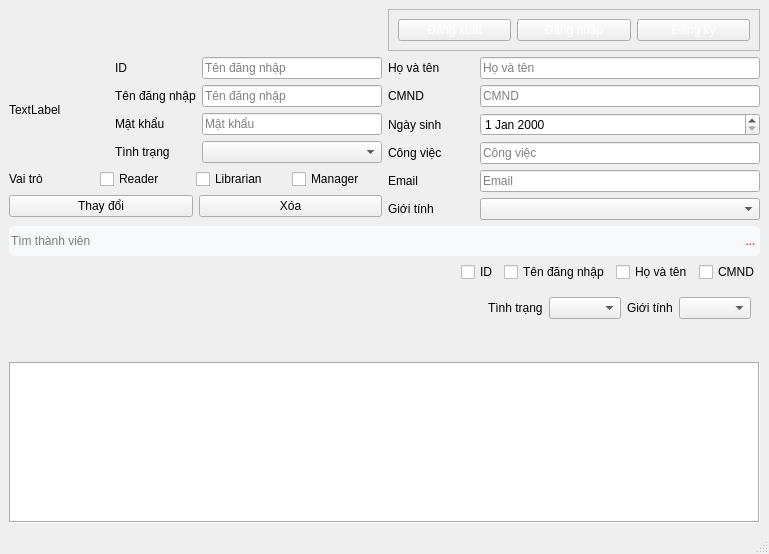
<?xml version="1.0" encoding="UTF-8"?>
<ui version="4.0">
 <class>ManagerGUI</class>
 <widget class="QMainWindow" name="ManagerGUI">
  <property name="geometry">
   <rect>
    <x>0</x>
    <y>0</y>
    <width>769</width>
    <height>554</height>
   </rect>
  </property>
  <property name="windowTitle">
   <string>MainWindow</string>
  </property>
  <widget class="QWidget" name="centralwidget">
   <layout class="QVBoxLayout" name="verticalLayout_6">
    <item>
     <layout class="QVBoxLayout" name="verticalLayout_5">
      <item>
       <layout class="QHBoxLayout" name="horizontalLayout_2">
        <item>
         <widget class="QFrame" name="thongTinDangNhap">
          <property name="styleSheet">
           <string notr="true"/>
          </property>
          <property name="frameShape">
           <enum>QFrame::NoFrame</enum>
          </property>
          <property name="frameShadow">
           <enum>QFrame::Raised</enum>
          </property>
          <layout class="QHBoxLayout" name="horizontalLayout">
           <item>
            <widget class="QPushButton" name="username">
             <property name="styleSheet">
              <string notr="true">color: white;</string>
             </property>
             <property name="text">
              <string/>
             </property>
             <property name="flat">
              <bool>true</bool>
             </property>
            </widget>
           </item>
          </layout>
         </widget>
        </item>
        <item>
         <widget class="QFrame" name="dangFrame">
          <property name="styleSheet">
           <string notr="true">color: white;</string>
          </property>
          <property name="frameShape">
           <enum>QFrame::StyledPanel</enum>
          </property>
          <property name="frameShadow">
           <enum>QFrame::Raised</enum>
          </property>
          <layout class="QHBoxLayout" name="horizontalLayout_3">
           <item>
            <widget class="QPushButton" name="dangXuatButton">
             <property name="autoFillBackground">
              <bool>false</bool>
             </property>
             <property name="styleSheet">
              <string notr="true"/>
             </property>
             <property name="text">
              <string>Đăng xuất</string>
             </property>
             <property name="flat">
              <bool>false</bool>
             </property>
            </widget>
           </item>
           <item>
            <widget class="QPushButton" name="dangNhapButton">
             <property name="autoFillBackground">
              <bool>false</bool>
             </property>
             <property name="styleSheet">
              <string notr="true"/>
             </property>
             <property name="text">
              <string>Đăng nhập</string>
             </property>
             <property name="flat">
              <bool>false</bool>
             </property>
            </widget>
           </item>
           <item>
            <widget class="QPushButton" name="dangKyButton">
             <property name="autoFillBackground">
              <bool>false</bool>
             </property>
             <property name="styleSheet">
              <string notr="true"/>
             </property>
             <property name="text">
              <string>Đăng ký</string>
             </property>
             <property name="flat">
              <bool>false</bool>
             </property>
            </widget>
           </item>
          </layout>
         </widget>
        </item>
       </layout>
      </item>
      <item>
       <layout class="QHBoxLayout" name="horizontalLayout_5">
        <item>
         <layout class="QVBoxLayout" name="verticalLayout_4">
          <item>
           <layout class="QVBoxLayout" name="verticalLayout">
            <item>
             <layout class="QHBoxLayout" name="horizontalLayout_15">
              <property name="bottomMargin">
               <number>0</number>
              </property>
              <item>
               <widget class="QLabel" name="label_12">
                <property name="sizePolicy">
                 <sizepolicy hsizetype="Fixed" vsizetype="Fixed">
                  <horstretch>0</horstretch>
                  <verstretch>0</verstretch>
                 </sizepolicy>
                </property>
                <property name="minimumSize">
                 <size>
                  <width>100</width>
                  <height>100</height>
                 </size>
                </property>
                <property name="text">
                 <string>TextLabel</string>
                </property>
               </widget>
              </item>
              <item>
               <layout class="QVBoxLayout" name="verticalLayout_7">
                <property name="bottomMargin">
                 <number>0</number>
                </property>
                <item>
                 <layout class="QHBoxLayout" name="horizontalLayout_14">
                  <property name="bottomMargin">
                   <number>0</number>
                  </property>
                  <item>
                   <widget class="QLabel" name="label_11">
                    <property name="text">
                     <string>ID</string>
                    </property>
                   </widget>
                  </item>
                  <item>
                   <spacer name="horizontalSpacer_11">
                    <property name="orientation">
                     <enum>Qt::Horizontal</enum>
                    </property>
                    <property name="sizeHint" stdset="0">
                     <size>
                      <width>0</width>
                      <height>20</height>
                     </size>
                    </property>
                   </spacer>
                  </item>
                  <item>
                   <widget class="QLineEdit" name="id">
                    <property name="sizePolicy">
                     <sizepolicy hsizetype="Fixed" vsizetype="Fixed">
                      <horstretch>0</horstretch>
                      <verstretch>0</verstretch>
                     </sizepolicy>
                    </property>
                    <property name="minimumSize">
                     <size>
                      <width>180</width>
                      <height>0</height>
                     </size>
                    </property>
                    <property name="placeholderText">
                     <string>Tên đăng nhập</string>
                    </property>
                   </widget>
                  </item>
                 </layout>
                </item>
                <item>
                 <layout class="QHBoxLayout" name="horizontalLayout_7">
                  <property name="bottomMargin">
                   <number>0</number>
                  </property>
                  <item>
                   <widget class="QLabel" name="label">
                    <property name="text">
                     <string>Tên đăng nhập</string>
                    </property>
                   </widget>
                  </item>
                  <item>
                   <spacer name="horizontalSpacer_2">
                    <property name="orientation">
                     <enum>Qt::Horizontal</enum>
                    </property>
                    <property name="sizeHint" stdset="0">
                     <size>
                      <width>0</width>
                      <height>20</height>
                     </size>
                    </property>
                   </spacer>
                  </item>
                  <item>
                   <widget class="QLineEdit" name="tenDangNhap">
                    <property name="sizePolicy">
                     <sizepolicy hsizetype="Fixed" vsizetype="Fixed">
                      <horstretch>0</horstretch>
                      <verstretch>0</verstretch>
                     </sizepolicy>
                    </property>
                    <property name="minimumSize">
                     <size>
                      <width>180</width>
                      <height>0</height>
                     </size>
                    </property>
                    <property name="placeholderText">
                     <string>Tên đăng nhập</string>
                    </property>
                   </widget>
                  </item>
                 </layout>
                </item>
                <item>
                 <layout class="QHBoxLayout" name="horizontalLayout_9">
                  <property name="bottomMargin">
                   <number>0</number>
                  </property>
                  <item>
                   <widget class="QLabel" name="label_2">
                    <property name="text">
                     <string>Mật khẩu</string>
                    </property>
                   </widget>
                  </item>
                  <item>
                   <spacer name="horizontalSpacer_3">
                    <property name="orientation">
                     <enum>Qt::Horizontal</enum>
                    </property>
                    <property name="sizeHint" stdset="0">
                     <size>
                      <width>0</width>
                      <height>20</height>
                     </size>
                    </property>
                   </spacer>
                  </item>
                  <item>
                   <widget class="QLineEdit" name="matKhau">
                    <property name="sizePolicy">
                     <sizepolicy hsizetype="Fixed" vsizetype="Fixed">
                      <horstretch>0</horstretch>
                      <verstretch>0</verstretch>
                     </sizepolicy>
                    </property>
                    <property name="minimumSize">
                     <size>
                      <width>180</width>
                      <height>0</height>
                     </size>
                    </property>
                    <property name="text">
                     <string/>
                    </property>
                    <property name="placeholderText">
                     <string>Mật khẩu</string>
                    </property>
                   </widget>
                  </item>
                 </layout>
                </item>
                <item>
                 <layout class="QHBoxLayout" name="horizontalLayout_11">
                  <property name="bottomMargin">
                   <number>0</number>
                  </property>
                  <item>
                   <widget class="QLabel" name="label_4">
                    <property name="text">
                     <string>Tình trạng</string>
                    </property>
                   </widget>
                  </item>
                  <item>
                   <spacer name="horizontalSpacer_5">
                    <property name="orientation">
                     <enum>Qt::Horizontal</enum>
                    </property>
                    <property name="sizeHint" stdset="0">
                     <size>
                      <width>0</width>
                      <height>20</height>
                     </size>
                    </property>
                   </spacer>
                  </item>
                  <item>
                   <widget class="QComboBox" name="tinhTrang">
                    <property name="sizePolicy">
                     <sizepolicy hsizetype="Fixed" vsizetype="Fixed">
                      <horstretch>0</horstretch>
                      <verstretch>0</verstretch>
                     </sizepolicy>
                    </property>
                    <property name="minimumSize">
                     <size>
                      <width>180</width>
                      <height>0</height>
                     </size>
                    </property>
                   </widget>
                  </item>
                 </layout>
                </item>
               </layout>
              </item>
             </layout>
            </item>
           </layout>
          </item>
          <item>
           <layout class="QHBoxLayout" name="horizontalLayout_19">
            <property name="bottomMargin">
             <number>0</number>
            </property>
            <item>
             <widget class="QLabel" name="label_10">
              <property name="text">
               <string>Vai trò</string>
              </property>
             </widget>
            </item>
            <item>
             <spacer name="horizontalSpacer_12">
              <property name="orientation">
               <enum>Qt::Horizontal</enum>
              </property>
              <property name="sizeHint" stdset="0">
               <size>
                <width>0</width>
                <height>20</height>
               </size>
              </property>
             </spacer>
            </item>
            <item>
             <widget class="QCheckBox" name="reader">
              <property name="minimumSize">
               <size>
                <width>90</width>
                <height>0</height>
               </size>
              </property>
              <property name="text">
               <string>Reader</string>
              </property>
             </widget>
            </item>
            <item>
             <widget class="QCheckBox" name="librarian">
              <property name="minimumSize">
               <size>
                <width>90</width>
                <height>0</height>
               </size>
              </property>
              <property name="text">
               <string>Librarian</string>
              </property>
             </widget>
            </item>
            <item>
             <widget class="QCheckBox" name="manager">
              <property name="minimumSize">
               <size>
                <width>90</width>
                <height>0</height>
               </size>
              </property>
              <property name="text">
               <string>Manager</string>
              </property>
             </widget>
            </item>
           </layout>
          </item>
          <item>
           <layout class="QHBoxLayout" name="horizontalLayout_4">
            <item>
             <widget class="QPushButton" name="thayDoiButton">
              <property name="text">
               <string>Thay đổi</string>
              </property>
             </widget>
            </item>
            <item>
             <widget class="QPushButton" name="xoaButton">
              <property name="text">
               <string>Xóa</string>
              </property>
             </widget>
            </item>
           </layout>
          </item>
         </layout>
        </item>
        <item>
         <layout class="QVBoxLayout" name="verticalLayout_3">
          <item>
           <layout class="QHBoxLayout" name="horizontalLayout_13">
            <property name="bottomMargin">
             <number>0</number>
            </property>
            <item>
             <widget class="QLabel" name="label_6">
              <property name="text">
               <string>Họ và tên</string>
              </property>
             </widget>
            </item>
            <item>
             <spacer name="horizontalSpacer_7">
              <property name="orientation">
               <enum>Qt::Horizontal</enum>
              </property>
              <property name="sizeHint" stdset="0">
               <size>
                <width>0</width>
                <height>20</height>
               </size>
              </property>
             </spacer>
            </item>
            <item>
             <widget class="QLineEdit" name="hoVaTen">
              <property name="sizePolicy">
               <sizepolicy hsizetype="Fixed" vsizetype="Fixed">
                <horstretch>0</horstretch>
                <verstretch>0</verstretch>
               </sizepolicy>
              </property>
              <property name="minimumSize">
               <size>
                <width>280</width>
                <height>0</height>
               </size>
              </property>
              <property name="placeholderText">
               <string>Họ và tên</string>
              </property>
             </widget>
            </item>
           </layout>
          </item>
          <item>
           <layout class="QHBoxLayout" name="horizontalLayout_12">
            <property name="bottomMargin">
             <number>0</number>
            </property>
            <item>
             <widget class="QLabel" name="label_5">
              <property name="text">
               <string>CMND</string>
              </property>
             </widget>
            </item>
            <item>
             <spacer name="horizontalSpacer_6">
              <property name="orientation">
               <enum>Qt::Horizontal</enum>
              </property>
              <property name="sizeHint" stdset="0">
               <size>
                <width>0</width>
                <height>20</height>
               </size>
              </property>
             </spacer>
            </item>
            <item>
             <widget class="QLineEdit" name="CMND">
              <property name="sizePolicy">
               <sizepolicy hsizetype="Fixed" vsizetype="Fixed">
                <horstretch>0</horstretch>
                <verstretch>0</verstretch>
               </sizepolicy>
              </property>
              <property name="minimumSize">
               <size>
                <width>280</width>
                <height>0</height>
               </size>
              </property>
              <property name="placeholderText">
               <string>CMND</string>
              </property>
             </widget>
            </item>
           </layout>
          </item>
          <item>
           <layout class="QHBoxLayout" name="horizontalLayout_16">
            <property name="bottomMargin">
             <number>0</number>
            </property>
            <item>
             <widget class="QLabel" name="label_7">
              <property name="text">
               <string>Ngày sinh</string>
              </property>
             </widget>
            </item>
            <item>
             <spacer name="horizontalSpacer_8">
              <property name="orientation">
               <enum>Qt::Horizontal</enum>
              </property>
              <property name="sizeHint" stdset="0">
               <size>
                <width>0</width>
                <height>20</height>
               </size>
              </property>
             </spacer>
            </item>
            <item>
             <widget class="QDateEdit" name="ngaySinh">
              <property name="minimumSize">
               <size>
                <width>280</width>
                <height>0</height>
               </size>
              </property>
             </widget>
            </item>
           </layout>
          </item>
          <item>
           <layout class="QHBoxLayout" name="horizontalLayout_17">
            <property name="bottomMargin">
             <number>0</number>
            </property>
            <item>
             <widget class="QLabel" name="label_8">
              <property name="text">
               <string>Công việc</string>
              </property>
             </widget>
            </item>
            <item>
             <spacer name="horizontalSpacer_9">
              <property name="orientation">
               <enum>Qt::Horizontal</enum>
              </property>
              <property name="sizeHint" stdset="0">
               <size>
                <width>0</width>
                <height>20</height>
               </size>
              </property>
             </spacer>
            </item>
            <item>
             <widget class="QLineEdit" name="congViec">
              <property name="sizePolicy">
               <sizepolicy hsizetype="Fixed" vsizetype="Fixed">
                <horstretch>0</horstretch>
                <verstretch>0</verstretch>
               </sizepolicy>
              </property>
              <property name="minimumSize">
               <size>
                <width>280</width>
                <height>0</height>
               </size>
              </property>
              <property name="placeholderText">
               <string>Công việc</string>
              </property>
             </widget>
            </item>
           </layout>
          </item>
          <item>
           <layout class="QHBoxLayout" name="horizontalLayout_10">
            <property name="bottomMargin">
             <number>0</number>
            </property>
            <item>
             <widget class="QLabel" name="label_3">
              <property name="text">
               <string>Email</string>
              </property>
             </widget>
            </item>
            <item>
             <spacer name="horizontalSpacer_4">
              <property name="orientation">
               <enum>Qt::Horizontal</enum>
              </property>
              <property name="sizeHint" stdset="0">
               <size>
                <width>0</width>
                <height>20</height>
               </size>
              </property>
             </spacer>
            </item>
            <item>
             <widget class="QLineEdit" name="email">
              <property name="sizePolicy">
               <sizepolicy hsizetype="Fixed" vsizetype="Fixed">
                <horstretch>0</horstretch>
                <verstretch>0</verstretch>
               </sizepolicy>
              </property>
              <property name="minimumSize">
               <size>
                <width>280</width>
                <height>0</height>
               </size>
              </property>
              <property name="placeholderText">
               <string>Email</string>
              </property>
             </widget>
            </item>
           </layout>
          </item>
          <item>
           <layout class="QHBoxLayout" name="horizontalLayout_18">
            <property name="bottomMargin">
             <number>0</number>
            </property>
            <item>
             <widget class="QLabel" name="label_9">
              <property name="text">
               <string>Giới tính</string>
              </property>
             </widget>
            </item>
            <item>
             <spacer name="horizontalSpacer_10">
              <property name="orientation">
               <enum>Qt::Horizontal</enum>
              </property>
              <property name="sizeHint" stdset="0">
               <size>
                <width>0</width>
                <height>20</height>
               </size>
              </property>
             </spacer>
            </item>
            <item>
             <widget class="QComboBox" name="gioiTinh">
              <property name="sizePolicy">
               <sizepolicy hsizetype="Fixed" vsizetype="Fixed">
                <horstretch>0</horstretch>
                <verstretch>0</verstretch>
               </sizepolicy>
              </property>
              <property name="minimumSize">
               <size>
                <width>280</width>
                <height>0</height>
               </size>
              </property>
             </widget>
            </item>
           </layout>
          </item>
         </layout>
        </item>
       </layout>
      </item>
      <item>
       <layout class="QVBoxLayout" name="verticalLayout_2">
        <item>
         <layout class="QHBoxLayout" name="horizontalLayout_8">
          <property name="spacing">
           <number>0</number>
          </property>
          <item>
           <widget class="QLineEdit" name="thanhTimKiem">
            <property name="minimumSize">
             <size>
              <width>0</width>
              <height>30</height>
             </size>
            </property>
            <property name="styleSheet">
             <string notr="true">border-top-left-radius: 5px;
border-bottom-left-radius: 5px;
border-style: outset;
border-color: rgb(72, 72, 72);
background-color: #f8f9fa;
color: black;</string>
            </property>
            <property name="text">
             <string/>
            </property>
            <property name="placeholderText">
             <string>Tìm thành viên</string>
            </property>
           </widget>
          </item>
          <item>
           <widget class="QToolButton" name="timKiemButton">
            <property name="minimumSize">
             <size>
              <width>0</width>
              <height>30</height>
             </size>
            </property>
            <property name="autoFillBackground">
             <bool>false</bool>
            </property>
            <property name="styleSheet">
             <string notr="true">border-top-right-radius: 5px;
border-bottom-right-radius: 5px;
border-style: outset;
border-color: rgb(72, 72, 72);
background-color: #f8f9fa;
color: red;</string>
            </property>
            <property name="text">
             <string>...</string>
            </property>
            <property name="icon">
             <iconset resource="resources.qrc">
              <normaloff>:/media/icons/search_bar.png</normaloff>:/media/icons/search_bar.png</iconset>
            </property>
            <property name="iconSize">
             <size>
              <width>20</width>
              <height>25</height>
             </size>
            </property>
           </widget>
          </item>
         </layout>
        </item>
        <item>
         <layout class="QHBoxLayout" name="horizontalLayout_6">
          <property name="bottomMargin">
           <number>0</number>
          </property>
          <item>
           <spacer name="horizontalSpacer">
            <property name="orientation">
             <enum>Qt::Horizontal</enum>
            </property>
            <property name="sizeHint" stdset="0">
             <size>
              <width>40</width>
              <height>20</height>
             </size>
            </property>
           </spacer>
          </item>
          <item>
           <widget class="QCheckBox" name="f_id">
            <property name="text">
             <string>ID</string>
            </property>
           </widget>
          </item>
          <item>
           <widget class="QCheckBox" name="f_tendangnhap">
            <property name="text">
             <string>Tên đăng nhập</string>
            </property>
           </widget>
          </item>
          <item>
           <widget class="QCheckBox" name="f_hovaten">
            <property name="text">
             <string>Họ và tên</string>
            </property>
           </widget>
          </item>
          <item>
           <widget class="QCheckBox" name="f_cmnd">
            <property name="text">
             <string>CMND</string>
            </property>
           </widget>
          </item>
         </layout>
        </item>
        <item>
         <widget class="QWidget" name="widget" native="true">
          <layout class="QHBoxLayout" name="horizontalLayout_20">
           <property name="bottomMargin">
            <number>1</number>
           </property>
           <item>
            <spacer name="horizontalSpacer_13">
             <property name="orientation">
              <enum>Qt::Horizontal</enum>
             </property>
             <property name="sizeHint" stdset="0">
              <size>
               <width>40</width>
               <height>20</height>
              </size>
             </property>
            </spacer>
           </item>
           <item>
            <widget class="QLabel" name="label_14">
             <property name="text">
              <string>Tình trạng</string>
             </property>
            </widget>
           </item>
           <item>
            <widget class="QComboBox" name="combo_tinhtrang"/>
           </item>
           <item>
            <widget class="QLabel" name="label_13">
             <property name="text">
              <string>Giới tính</string>
             </property>
            </widget>
           </item>
           <item>
            <widget class="QComboBox" name="combo_gioitinh"/>
           </item>
          </layout>
         </widget>
        </item>
        <item>
         <widget class="QWidget" name="widget_2" native="true">
          <layout class="QHBoxLayout" name="horizontalLayout_21">
           <property name="bottomMargin">
            <number>1</number>
           </property>
           <item>
            <spacer name="horizontalSpacer_14">
             <property name="orientation">
              <enum>Qt::Horizontal</enum>
             </property>
             <property name="sizeHint" stdset="0">
              <size>
               <width>40</width>
               <height>20</height>
              </size>
             </property>
            </spacer>
           </item>
          </layout>
         </widget>
        </item>
        <item>
         <widget class="QTableView" name="danhSachThanhVien">
          <property name="styleSheet">
           <string notr="true">background-color: white;
color: black;</string>
          </property>
          <property name="frameShape">
           <enum>QFrame::Box</enum>
          </property>
          <property name="editTriggers">
           <set>QAbstractItemView::NoEditTriggers</set>
          </property>
          <property name="alternatingRowColors">
           <bool>true</bool>
          </property>
          <property name="selectionMode">
           <enum>QAbstractItemView::ExtendedSelection</enum>
          </property>
          <property name="selectionBehavior">
           <enum>QAbstractItemView::SelectItems</enum>
          </property>
          <property name="sortingEnabled">
           <bool>true</bool>
          </property>
          <attribute name="horizontalHeaderVisible">
           <bool>false</bool>
          </attribute>
          <attribute name="horizontalHeaderCascadingSectionResizes">
           <bool>true</bool>
          </attribute>
          <attribute name="horizontalHeaderDefaultSectionSize">
           <number>125</number>
          </attribute>
          <attribute name="verticalHeaderCascadingSectionResizes">
           <bool>true</bool>
          </attribute>
         </widget>
        </item>
       </layout>
      </item>
     </layout>
    </item>
   </layout>
  </widget>
  <widget class="QMenuBar" name="menubar">
   <property name="geometry">
    <rect>
     <x>0</x>
     <y>0</y>
     <width>769</width>
     <height>21</height>
    </rect>
   </property>
  </widget>
  <widget class="QStatusBar" name="statusbar"/>
 </widget>
 <resources>
  <include location="resources.qrc"/>
 </resources>
 <connections/>
</ui>
